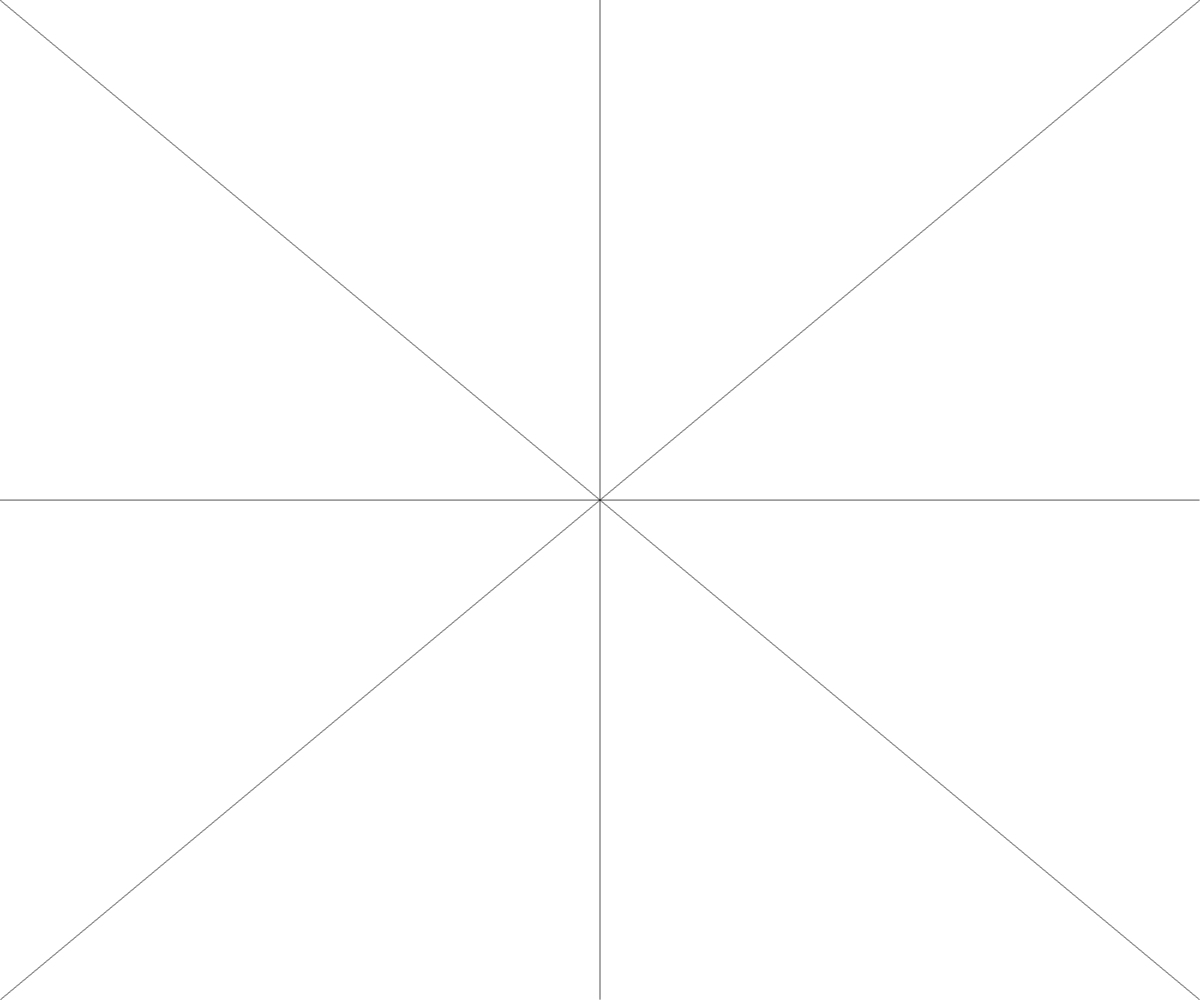
Frame 1 (no input)
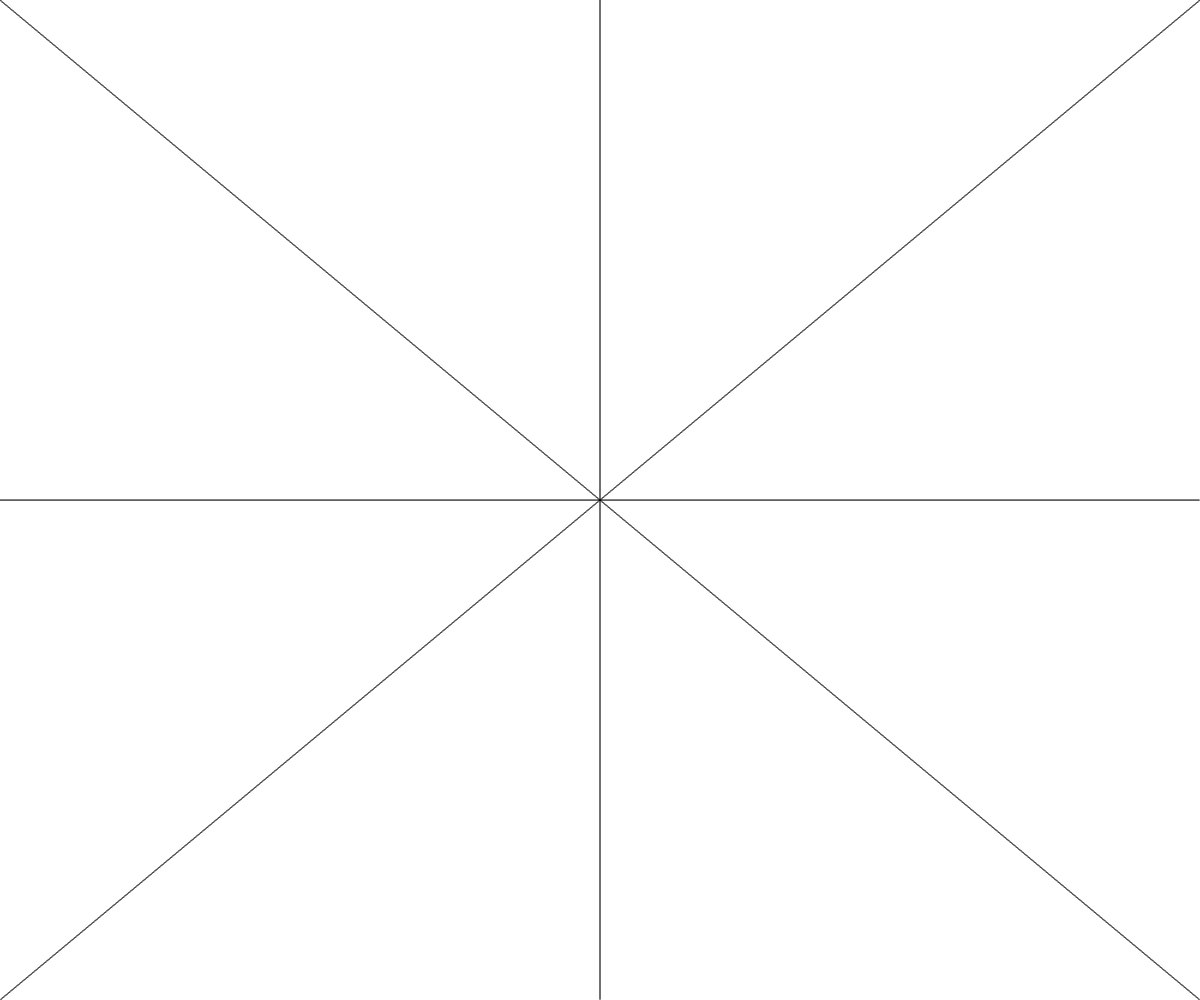
Frame 2 (the mouse pressed at the canvas centre, redrawn once)

The p5.js sketch that drew these frames (run headless with seeded random() and noise() and a simulated clock; the mouse was pressed at the canvas centre and the sketch redrawn once):

// p5.js sketch
// ── sketch.js
var resultado;
var ax,ay;
var x,y;
var cWidth,cHeight

function setup() 
{
  createCanvas (windowWidth, windowHeight);
  cWidth=windowWidth/2
  cHeight=windowHeight/2
}

function draw() 
{
	DDA(0,0,windowWidth,windowHeight)
	DDA(cWidth,0,cWidth,windowHeight)
	DDA(windowWidth,0,0,windowHeight)
	DDA(0,cHeight,windowWidth,cHeight)
  noLoop()
}

function DDA(x1, y1, x2, y2) 
{
  let dx=x2-x1
  let dy=y2-y1
  let x=x1
  let y= y1
  let i = 0
  let limite

  if(Math.abs(dx)>Math.abs(dy))
    limite=Math.abs(dx)
  else
    limite=Math.abs(dy)

  let xi=dx/limite
  let yi=dy/limite
 
  while(i < limite){
		point(x,y)
		x += xi
		y += yi 
		i++
	}
}
